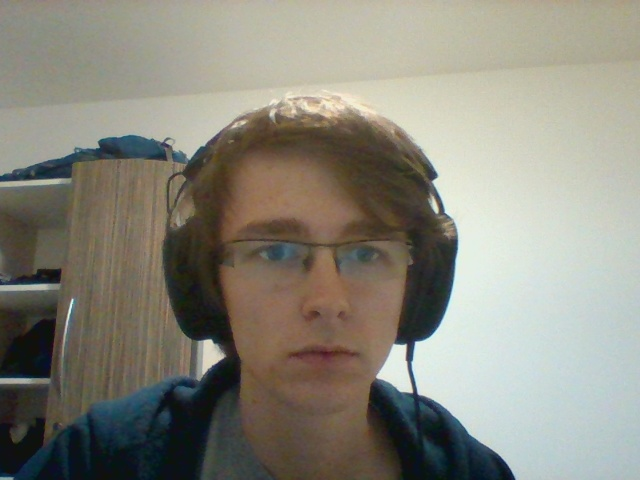
#> input picture Data/Label0/20.jpg, 640 x 480 px, found by its file name
$ python Gradient.py   (older library calls are emulated)
#> lines starting #> are read from the running program, lines starting #| are printed output that depends on the picture
import cv2
import numpy as np
from matplotlib import pyplot as plt


img = cv2.imread("//home//tanguy//Documents//Cassiopee//Data//1seancephoto//cylindrejaune//20.jpg")
#> img is the input picture: shape (480, 640, 3); mean B, G, R 124.5, 135.9, 138.2

# Output dtype = cv2.CV_8U
sobelx8u = cv2.Sobel(img, cv2.CV_8U, 1, 0, ksize=5)
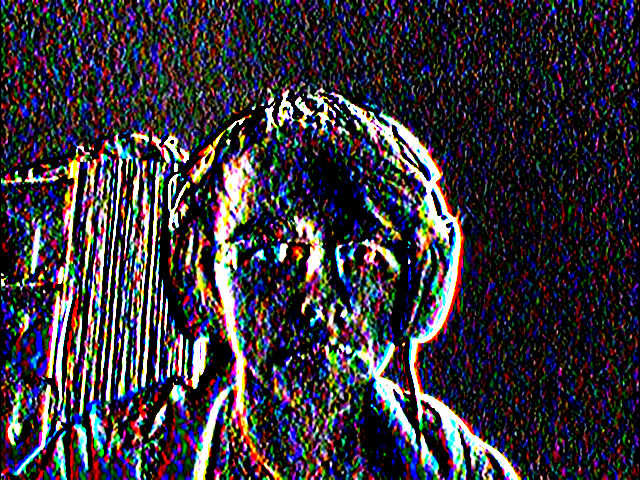
#> sobelx8u: shape (480, 640, 3); mean B, G, R 58.8, 50.7, 54.9
# Output dtype = cv2.CV_64F. Then take its absolute and convert to cv2.CV_8U
sobelx64f = cv2.Sobel(img, cv2.CV_64F, 1, 0, ksize=5)
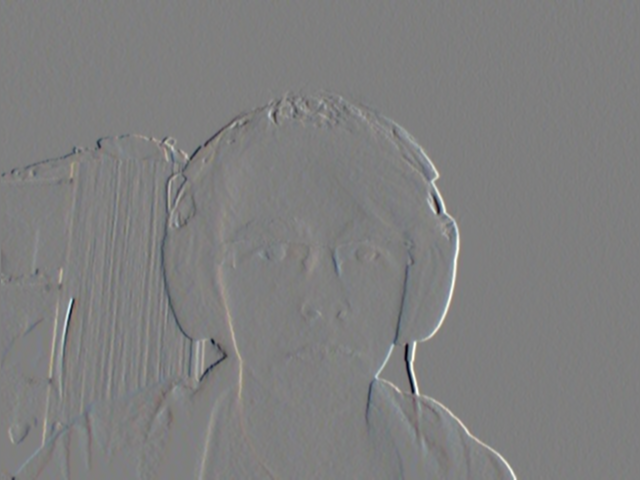
#> sobelx64f: shape (480, 640, 3) float64; mean B, G, R 19.2, 19.4, 18.4; drawn with min black and max white
abs_sobel64f = np.absolute(sobelx64f)
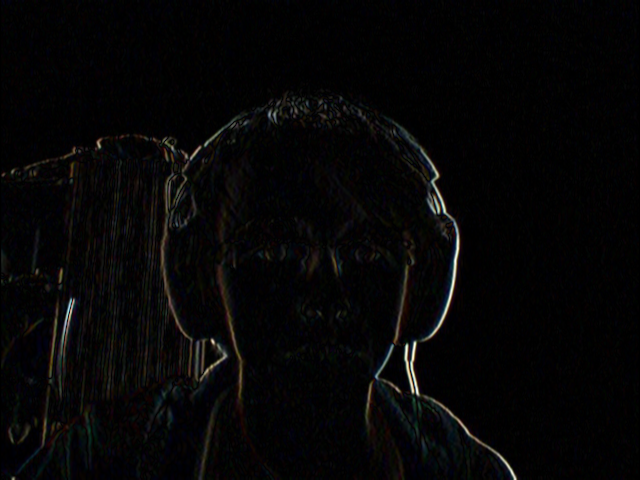
#> abs_sobel64f: shape (480, 640, 3) float64; mean B, G, R 190.2, 180.7, 194.6; drawn with min black and max white
sobel_8u = np.uint8(abs_sobel64f)
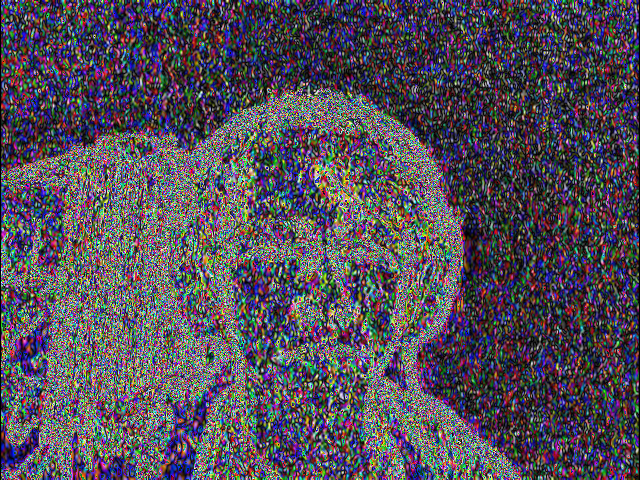
#> sobel_8u: shape (480, 640, 3); mean B, G, R 88.9, 77.7, 83.3

plt.subplot(1, 3, 1), plt.imshow(img, cmap='gray')
plt.title('Original'), plt.xticks([]), plt.yticks([])
plt.subplot(1, 3, 2), plt.imshow(sobelx8u, cmap='gray')
plt.title('Sobel CV_8U'), plt.xticks([]), plt.yticks([])
plt.subplot(1, 3, 3), plt.imshow(sobel_8u, cmap='gray')
plt.title('Sobel abs(CV_64F)'), plt.xticks([]), plt.yticks([])
plt.show()
#> figure, not shown here; B, G, R data is drawn as R, G, B

$ run again, with Data/Label0/0.jpg copied over Data/Label0/20.jpg
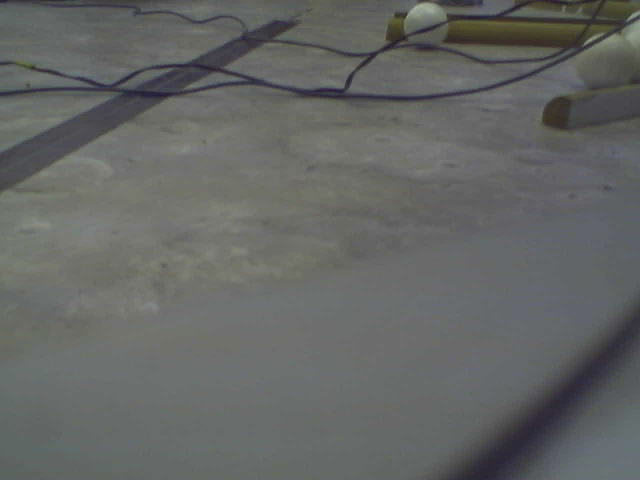
#> input picture Data/Label0/0.jpg, 640 x 480 px, found by its file name
#> img is the input picture: shape (480, 640, 3); mean B, G, R 100.3, 101.9, 100
#> `abs_sobel64f = np.absolute(sobelx64f)`:
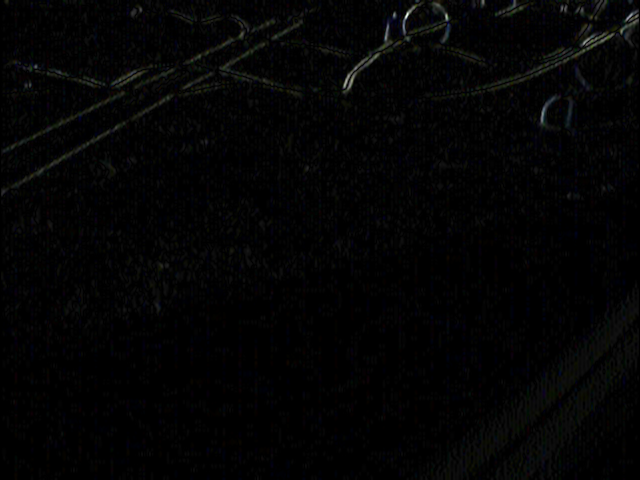
#> abs_sobel64f: shape (480, 640, 3) float64; mean B, G, R 67.7, 64.4, 61.9; drawn with min black and max white
#> `sobel_8u = np.uint8(abs_sobel64f)`:
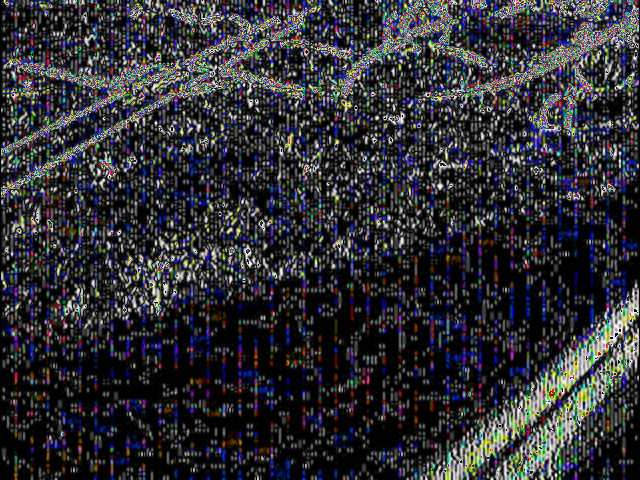
#> sobel_8u: shape (480, 640, 3); mean B, G, R 52.3, 47.6, 47.4

$ run again, with Data/Label0/1.jpg copied over Data/Label0/20.jpg
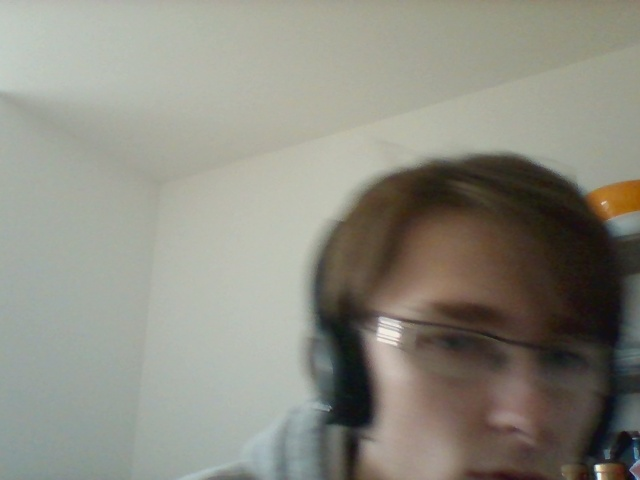
#> input picture Data/Label0/1.jpg, 640 x 480 px, found by its file name
#> img is the input picture: shape (480, 640, 3); mean B, G, R 129.5, 140.1, 141.1
#> `abs_sobel64f = np.absolute(sobelx64f)`:
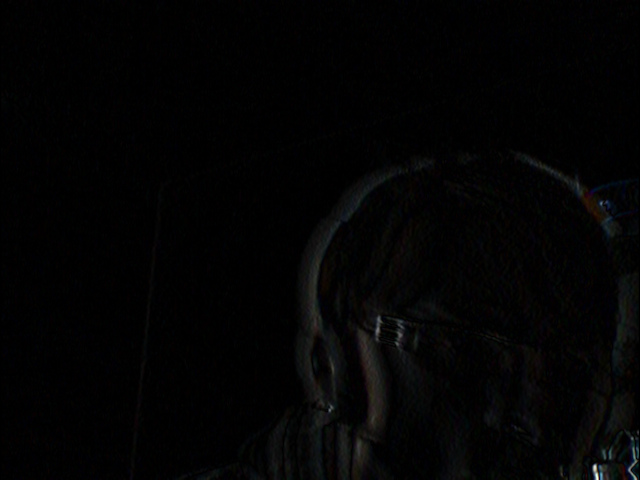
#> abs_sobel64f: shape (480, 640, 3) float64; mean B, G, R 112.7, 105.6, 109.7; drawn with min black and max white
#> `sobel_8u = np.uint8(abs_sobel64f)`:
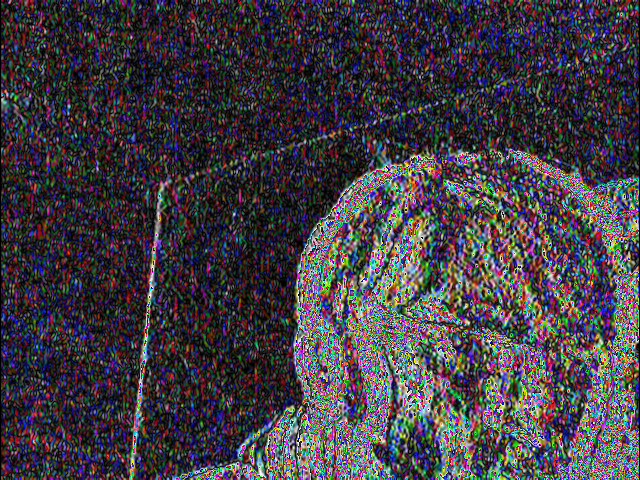
#> sobel_8u: shape (480, 640, 3); mean B, G, R 68.1, 61, 66

$ run again, with Data/Label0/12.jpg copied over Data/Label0/20.jpg
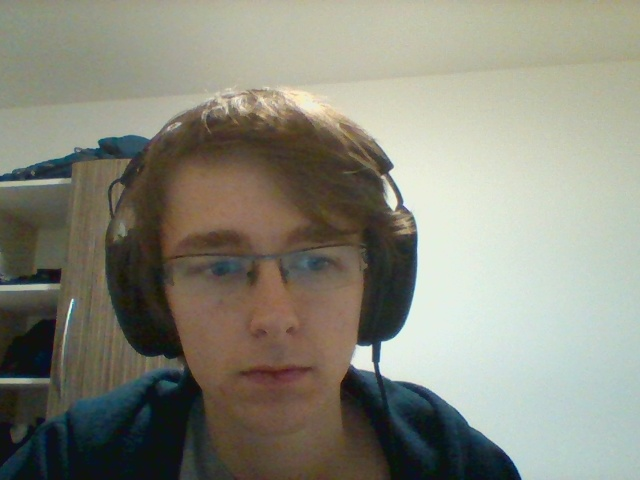
#> input picture Data/Label0/12.jpg, 640 x 480 px, found by its file name
#> img is the input picture: shape (480, 640, 3); mean B, G, R 123.2, 136.2, 136.5
#> `abs_sobel64f = np.absolute(sobelx64f)`:
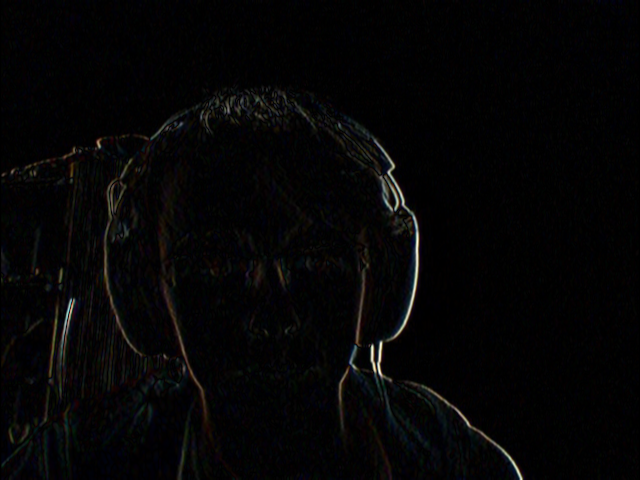
#> abs_sobel64f: shape (480, 640, 3) float64; mean B, G, R 180, 165.7, 178.1; drawn with min black and max white
#> `sobel_8u = np.uint8(abs_sobel64f)`:
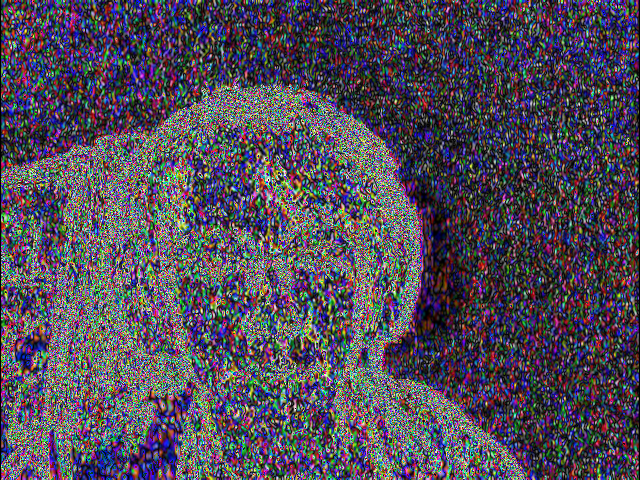
#> sobel_8u: shape (480, 640, 3); mean B, G, R 88.8, 75.2, 81.1
